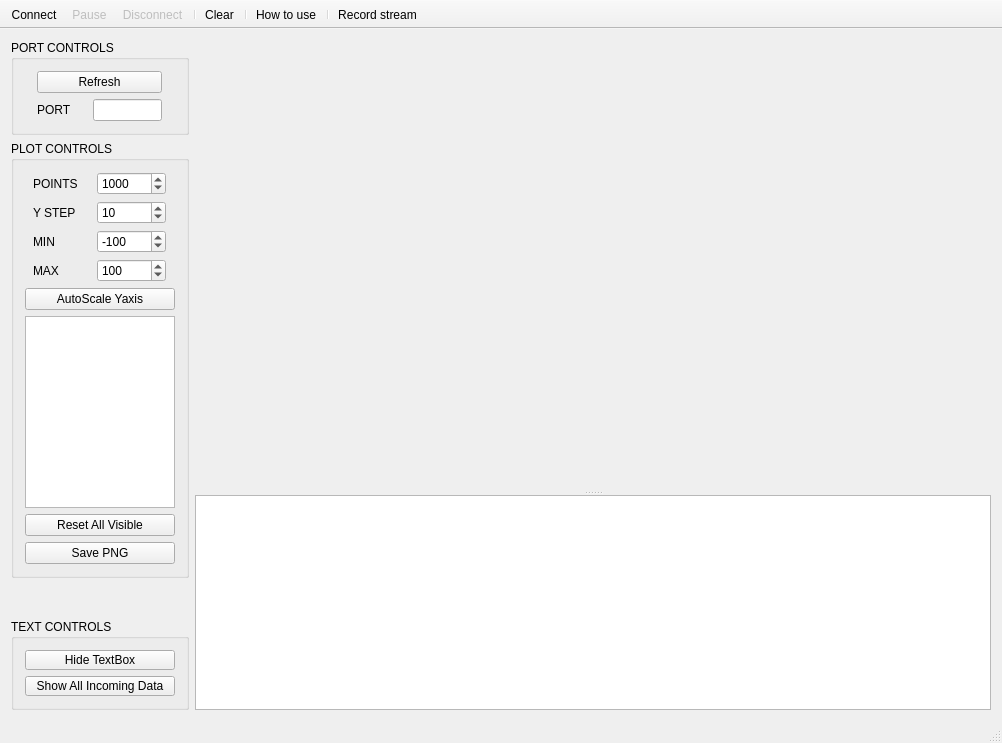
<?xml version="1.0" encoding="UTF-8"?>
<ui version="4.0">
 <class>MainWindow</class>
 <widget class="QMainWindow" name="MainWindow">
  <property name="geometry">
   <rect>
    <x>0</x>
    <y>0</y>
    <width>1002</width>
    <height>743</height>
   </rect>
  </property>
  <property name="minimumSize">
   <size>
    <width>840</width>
    <height>620</height>
   </size>
  </property>
  <property name="windowTitle">
   <string>MainWindow</string>
  </property>
  <widget class="QWidget" name="centralWidget">
   <layout class="QGridLayout" name="gridLayout_3">
    <item row="0" column="0">
     <layout class="QVBoxLayout" name="controlsLayout">
      <item>
       <widget class="QGroupBox" name="PortControlsBox">
        <property name="title">
         <string>PORT CONTROLS</string>
        </property>
        <property name="flat">
         <bool>false</bool>
        </property>
        <property name="checkable">
         <bool>false</bool>
        </property>
        <layout class="QGridLayout" name="gridLayout">
         <item row="0" column="0">
          <layout class="QVBoxLayout" name="verticalLayout_3">
           <item>
            <widget class="QPushButton" name="pushButton">
             <property name="text">
              <string>Refresh</string>
             </property>
            </widget>
           </item>
           <item>
            <layout class="QHBoxLayout" name="horizontalLayout">
             <item>
              <widget class="QLabel" name="labelPort">
               <property name="maximumSize">
                <size>
                 <width>50</width>
                 <height>16777215</height>
                </size>
               </property>
               <property name="text">
                <string>PORT</string>
               </property>
              </widget>
             </item>
             <item>
              <widget class="QLineEdit" name="lineEditPort">
               <property name="sizePolicy">
                <sizepolicy hsizetype="Fixed" vsizetype="Fixed">
                 <horstretch>0</horstretch>
                 <verstretch>0</verstretch>
                </sizepolicy>
               </property>
               <property name="minimumSize">
                <size>
                 <width>69</width>
                 <height>0</height>
                </size>
               </property>
               <property name="maximumSize">
                <size>
                 <width>69</width>
                 <height>16777215</height>
                </size>
               </property>
              </widget>
             </item>
            </layout>
           </item>
          </layout>
         </item>
        </layout>
       </widget>
      </item>
      <item>
       <widget class="QGroupBox" name="PlotControlsBox">
        <property name="title">
         <string>PLOT CONTROLS</string>
        </property>
        <layout class="QGridLayout" name="gridLayout_2">
         <item row="0" column="0">
          <layout class="QVBoxLayout" name="plotControlsLayout">
           <item>
            <layout class="QHBoxLayout" name="horizontalLayout_10">
             <item>
              <widget class="QLabel" name="pointsLabel">
               <property name="minimumSize">
                <size>
                 <width>50</width>
                 <height>0</height>
                </size>
               </property>
               <property name="maximumSize">
                <size>
                 <width>50</width>
                 <height>16777215</height>
                </size>
               </property>
               <property name="text">
                <string>POINTS</string>
               </property>
              </widget>
             </item>
             <item>
              <widget class="QSpinBox" name="spinPoints">
               <property name="minimumSize">
                <size>
                 <width>69</width>
                 <height>0</height>
                </size>
               </property>
               <property name="maximumSize">
                <size>
                 <width>69</width>
                 <height>16777215</height>
                </size>
               </property>
               <property name="minimum">
                <number>0</number>
               </property>
               <property name="maximum">
                <number>999999999</number>
               </property>
               <property name="singleStep">
                <number>10</number>
               </property>
               <property name="value">
                <number>1000</number>
               </property>
              </widget>
             </item>
            </layout>
           </item>
           <item>
            <layout class="QHBoxLayout" name="horizontalLayout_9">
             <item>
              <widget class="QLabel" name="labelYStep">
               <property name="minimumSize">
                <size>
                 <width>50</width>
                 <height>0</height>
                </size>
               </property>
               <property name="maximumSize">
                <size>
                 <width>50</width>
                 <height>16777215</height>
                </size>
               </property>
               <property name="text">
                <string>Y STEP</string>
               </property>
              </widget>
             </item>
             <item>
              <widget class="QSpinBox" name="spinYStep">
               <property name="minimumSize">
                <size>
                 <width>69</width>
                 <height>0</height>
                </size>
               </property>
               <property name="maximumSize">
                <size>
                 <width>69</width>
                 <height>16777215</height>
                </size>
               </property>
               <property name="minimum">
                <number>1</number>
               </property>
               <property name="maximum">
                <number>10000</number>
               </property>
               <property name="singleStep">
                <number>1</number>
               </property>
               <property name="value">
                <number>10</number>
               </property>
              </widget>
             </item>
            </layout>
           </item>
           <item>
            <layout class="QHBoxLayout" name="horizontalLayout_7">
             <item>
              <widget class="QLabel" name="label">
               <property name="minimumSize">
                <size>
                 <width>50</width>
                 <height>0</height>
                </size>
               </property>
               <property name="maximumSize">
                <size>
                 <width>50</width>
                 <height>16777215</height>
                </size>
               </property>
               <property name="text">
                <string>MIN</string>
               </property>
              </widget>
             </item>
             <item>
              <widget class="QSpinBox" name="spinAxesMin">
               <property name="minimumSize">
                <size>
                 <width>69</width>
                 <height>0</height>
                </size>
               </property>
               <property name="maximumSize">
                <size>
                 <width>69</width>
                 <height>16777215</height>
                </size>
               </property>
               <property name="minimum">
                <number>-65536</number>
               </property>
               <property name="maximum">
                <number>65536</number>
               </property>
               <property name="singleStep">
                <number>10</number>
               </property>
               <property name="value">
                <number>-100</number>
               </property>
              </widget>
             </item>
            </layout>
           </item>
           <item>
            <layout class="QHBoxLayout" name="horizontalLayout_8">
             <item>
              <widget class="QLabel" name="label_2">
               <property name="minimumSize">
                <size>
                 <width>50</width>
                 <height>0</height>
                </size>
               </property>
               <property name="maximumSize">
                <size>
                 <width>50</width>
                 <height>16777215</height>
                </size>
               </property>
               <property name="text">
                <string>MAX</string>
               </property>
              </widget>
             </item>
             <item>
              <widget class="QSpinBox" name="spinAxesMax">
               <property name="minimumSize">
                <size>
                 <width>69</width>
                 <height>0</height>
                </size>
               </property>
               <property name="maximumSize">
                <size>
                 <width>69</width>
                 <height>16777215</height>
                </size>
               </property>
               <property name="minimum">
                <number>-65536</number>
               </property>
               <property name="maximum">
                <number>65536</number>
               </property>
               <property name="singleStep">
                <number>10</number>
               </property>
               <property name="value">
                <number>100</number>
               </property>
              </widget>
             </item>
            </layout>
           </item>
           <item>
            <widget class="QPushButton" name="pushButton_AutoScale">
             <property name="sizeIncrement">
              <size>
               <width>0</width>
               <height>8</height>
              </size>
             </property>
             <property name="text">
              <string>AutoScale Yaxis</string>
             </property>
            </widget>
           </item>
           <item>
            <widget class="QListWidget" name="listWidget_Channels">
             <property name="sizePolicy">
              <sizepolicy hsizetype="Minimum" vsizetype="MinimumExpanding">
               <horstretch>0</horstretch>
               <verstretch>0</verstretch>
              </sizepolicy>
             </property>
             <property name="minimumSize">
              <size>
               <width>0</width>
               <height>0</height>
              </size>
             </property>
             <property name="maximumSize">
              <size>
               <width>150</width>
               <height>16777215</height>
              </size>
             </property>
             <property name="layoutDirection">
              <enum>Qt::LeftToRight</enum>
             </property>
             <property name="autoScroll">
              <bool>false</bool>
             </property>
             <property name="editTriggers">
              <set>QAbstractItemView::NoEditTriggers</set>
             </property>
             <property name="alternatingRowColors">
              <bool>true</bool>
             </property>
             <property name="selectionBehavior">
              <enum>QAbstractItemView::SelectItems</enum>
             </property>
             <property name="textElideMode">
              <enum>Qt::ElideMiddle</enum>
             </property>
             <property name="resizeMode">
              <enum>QListView::Adjust</enum>
             </property>
             <property name="modelColumn">
              <number>0</number>
             </property>
             <property name="selectionRectVisible">
              <bool>true</bool>
             </property>
            </widget>
           </item>
           <item>
            <widget class="QPushButton" name="pushButton_ResetVisible">
             <property name="text">
              <string>Reset All Visible</string>
             </property>
            </widget>
           </item>
           <item>
            <widget class="QPushButton" name="savePNGButton">
             <property name="text">
              <string>Save PNG</string>
             </property>
            </widget>
           </item>
          </layout>
         </item>
        </layout>
       </widget>
      </item>
      <item>
       <spacer name="verticalSpacer">
        <property name="orientation">
         <enum>Qt::Vertical</enum>
        </property>
        <property name="sizeHint" stdset="0">
         <size>
          <width>20</width>
          <height>40</height>
         </size>
        </property>
       </spacer>
      </item>
      <item>
       <widget class="QGroupBox" name="gridGroupBox">
        <property name="minimumSize">
         <size>
          <width>0</width>
          <height>80</height>
         </size>
        </property>
        <property name="title">
         <string>TEXT CONTROLS</string>
        </property>
        <layout class="QGridLayout" name="TextControlsBox">
         <item row="0" column="0">
          <layout class="QVBoxLayout" name="verticalLayout">
           <item>
            <widget class="QPushButton" name="pushButton_TextEditHide">
             <property name="text">
              <string>Hide TextBox</string>
             </property>
             <property name="checkable">
              <bool>true</bool>
             </property>
             <property name="checked">
              <bool>false</bool>
             </property>
            </widget>
           </item>
           <item>
            <widget class="QPushButton" name="pushButton_ShowallData">
             <property name="text">
              <string>Show All Incoming Data</string>
             </property>
             <property name="checkable">
              <bool>true</bool>
             </property>
            </widget>
           </item>
          </layout>
         </item>
        </layout>
       </widget>
      </item>
     </layout>
    </item>
    <item row="0" column="1">
     <layout class="QGridLayout" name="gridLayout_4">
      <item row="1" column="0">
       <widget class="QSplitter" name="splitter">
        <property name="sizePolicy">
         <sizepolicy hsizetype="Expanding" vsizetype="MinimumExpanding">
          <horstretch>0</horstretch>
          <verstretch>0</verstretch>
         </sizepolicy>
        </property>
        <property name="font">
         <font>
          <family>Consolas</family>
         </font>
        </property>
        <property name="frameShape">
         <enum>QFrame::NoFrame</enum>
        </property>
        <property name="orientation">
         <enum>Qt::Vertical</enum>
        </property>
        <property name="opaqueResize">
         <bool>true</bool>
        </property>
        <property name="handleWidth">
         <number>5</number>
        </property>
        <property name="childrenCollapsible">
         <bool>false</bool>
        </property>
        <widget class="QCustomPlot" name="plot" native="true">
         <property name="sizePolicy">
          <sizepolicy hsizetype="Preferred" vsizetype="Expanding">
           <horstretch>0</horstretch>
           <verstretch>0</verstretch>
          </sizepolicy>
         </property>
         <property name="minimumSize">
          <size>
           <width>0</width>
           <height>400</height>
          </size>
         </property>
        </widget>
        <widget class="QTextEdit" name="textEdit_UartWindow">
         <property name="sizePolicy">
          <sizepolicy hsizetype="Preferred" vsizetype="Minimum">
           <horstretch>0</horstretch>
           <verstretch>0</verstretch>
          </sizepolicy>
         </property>
         <property name="minimumSize">
          <size>
           <width>0</width>
           <height>150</height>
          </size>
         </property>
        </widget>
       </widget>
      </item>
      <item row="0" column="0">
       <spacer name="horizontalSpacer">
        <property name="orientation">
         <enum>Qt::Horizontal</enum>
        </property>
        <property name="sizeHint" stdset="0">
         <size>
          <width>40</width>
          <height>1</height>
         </size>
        </property>
       </spacer>
      </item>
     </layout>
    </item>
   </layout>
  </widget>
  <widget class="QStatusBar" name="statusBar"/>
  <widget class="QToolBar" name="toolBar">
   <property name="windowTitle">
    <string>toolBar</string>
   </property>
   <property name="movable">
    <bool>false</bool>
   </property>
   <property name="allowedAreas">
    <set>Qt::TopToolBarArea</set>
   </property>
   <property name="floatable">
    <bool>false</bool>
   </property>
   <attribute name="toolBarArea">
    <enum>TopToolBarArea</enum>
   </attribute>
   <attribute name="toolBarBreak">
    <bool>false</bool>
   </attribute>
   <addaction name="actionConnect"/>
   <addaction name="actionPause_Plot"/>
   <addaction name="actionDisconnect"/>
   <addaction name="separator"/>
   <addaction name="actionClear"/>
   <addaction name="separator"/>
   <addaction name="actionHow_to_use"/>
   <addaction name="separator"/>
   <addaction name="actionRecord_stream"/>
  </widget>
  <action name="actionConnect">
   <property name="icon">
    <iconset resource="res/serial_port_plotter.qrc">
     <normaloff>:/serial_port_plotter/play_nor.png</normaloff>
     <normalon>:/serial_port_plotter/play_nor.png</normalon>
     <disabledoff>:/serial_port_plotter/play_dis.png</disabledoff>
     <disabledon>:/serial_port_plotter/play_dis.png</disabledon>
     <activeoff>:/serial_port_plotter/play_act.png</activeoff>
     <activeon>:/serial_port_plotter/play_act.png</activeon>
     <selectedoff>:/serial_port_plotter/play_act.png</selectedoff>
     <selectedon>:/serial_port_plotter/play_act.png</selectedon>:/serial_port_plotter/play_nor.png</iconset>
   </property>
   <property name="text">
    <string>Connect</string>
   </property>
   <property name="toolTip">
    <string>Connect to COM port</string>
   </property>
  </action>
  <action name="actionPause_Plot">
   <property name="enabled">
    <bool>false</bool>
   </property>
   <property name="icon">
    <iconset resource="res/serial_port_plotter.qrc">
     <normaloff>:/serial_port_plotter/pause_nor.png</normaloff>
     <normalon>:/serial_port_plotter/pause_nor.png</normalon>
     <disabledoff>:/serial_port_plotter/pause_dis.png</disabledoff>
     <disabledon>:/serial_port_plotter/pause_dis.png</disabledon>
     <activeoff>:/serial_port_plotter/pause_act.png</activeoff>
     <activeon>:/serial_port_plotter/pause_act.png</activeon>
     <selectedoff>:/serial_port_plotter/pause_act.png</selectedoff>
     <selectedon>:/serial_port_plotter/pause_act.png</selectedon>:/serial_port_plotter/pause_nor.png</iconset>
   </property>
   <property name="text">
    <string>Pause</string>
   </property>
   <property name="toolTip">
    <string>Pause plot</string>
   </property>
  </action>
  <action name="actionDisconnect">
   <property name="enabled">
    <bool>false</bool>
   </property>
   <property name="icon">
    <iconset resource="res/serial_port_plotter.qrc">
     <normaloff>:/serial_port_plotter/stop_nor.png</normaloff>
     <normalon>:/serial_port_plotter/stop_nor.png</normalon>
     <disabledoff>:/serial_port_plotter/stop_dis.png</disabledoff>
     <disabledon>:/serial_port_plotter/stop_dis.png</disabledon>
     <activeoff>:/serial_port_plotter/stop_act.png</activeoff>
     <activeon>:/serial_port_plotter/stop_act.png</activeon>
     <selectedoff>:/serial_port_plotter/stop_act.png</selectedoff>
     <selectedon>:/serial_port_plotter/stop_act.png</selectedon>:/serial_port_plotter/stop_nor.png</iconset>
   </property>
   <property name="text">
    <string>Disconnect</string>
   </property>
   <property name="toolTip">
    <string>Disconnect COM port</string>
   </property>
  </action>
  <action name="actionClear">
   <property name="enabled">
    <bool>true</bool>
   </property>
   <property name="icon">
    <iconset resource="res/serial_port_plotter.qrc">
     <normaloff>:/serial_port_plotter/clear_nor.png</normaloff>
     <normalon>:/serial_port_plotter/clear_nor.png</normalon>
     <disabledoff>:/serial_port_plotter/clear_dis.png</disabledoff>
     <disabledon>:/serial_port_plotter/clear_dis.png</disabledon>
     <activeoff>:/serial_port_plotter/clear_act.png</activeoff>
     <activeon>:/serial_port_plotter/clear_act.png</activeon>
     <selectedoff>:/serial_port_plotter/clear_act.png</selectedoff>
     <selectedon>:/serial_port_plotter/clear_act.png</selectedon>:/serial_port_plotter/clear_nor.png</iconset>
   </property>
   <property name="text">
    <string>Clear</string>
   </property>
   <property name="toolTip">
    <string>Clear plot data</string>
   </property>
  </action>
  <action name="actionHow_to_use">
   <property name="icon">
    <iconset resource="res/serial_port_plotter.qrc">
     <normaloff>:/serial_port_plotter/help_nor.png</normaloff>
     <normalon>:/serial_port_plotter/help_nor.png</normalon>
     <disabledoff>:/serial_port_plotter/help_dis.png</disabledoff>
     <disabledon>:/serial_port_plotter/help_dis.png</disabledon>
     <activeoff>:/serial_port_plotter/help_act.png</activeoff>
     <activeon>:/serial_port_plotter/help_act.png</activeon>
     <selectedoff>:/serial_port_plotter/help_act.png</selectedoff>
     <selectedon>:/serial_port_plotter/help_act.png</selectedon>:/serial_port_plotter/help_nor.png</iconset>
   </property>
   <property name="text">
    <string>How to use</string>
   </property>
  </action>
  <action name="actionRecord_stream">
   <property name="checkable">
    <bool>true</bool>
   </property>
   <property name="checked">
    <bool>false</bool>
   </property>
   <property name="enabled">
    <bool>true</bool>
   </property>
   <property name="icon">
    <iconset resource="res/serial_port_plotter.qrc">
     <normaloff>:/icons/line_icon_set/document.png</normaloff>
     <normalon>:/icons/line_icon_set_text/document.png</normalon>
     <disabledoff>:/icons/line_icon_set/document.png</disabledoff>:/icons/line_icon_set/document.png</iconset>
   </property>
   <property name="text">
    <string>Record stream</string>
   </property>
   <property name="toolTip">
    <string>Record the incoming data to a .csv file ( shortcut : s )</string>
   </property>
   <property name="shortcut">
    <string/>
   </property>
   <property name="visible">
    <bool>true</bool>
   </property>
  </action>
 </widget>
 <layoutdefault spacing="6" margin="11"/>
 <customwidgets>
  <customwidget>
   <class>QCustomPlot</class>
   <extends>QWidget</extends>
   <header location="global">qcustomplot/qcustomplot.h</header>
   <container>1</container>
  </customwidget>
 </customwidgets>
 <resources>
  <include location="res/serial_port_plotter.qrc"/>
 </resources>
 <connections/>
</ui>
